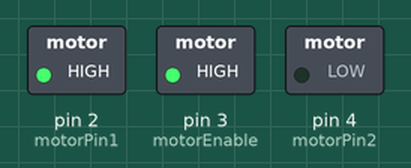
A sketch run on a simulated Arduino Uno, built with avr-gcc and run on an emulated ATmega328P. Parts: switched loads named in the sketch (green lamp = pin HIGH).

Above: at 1.0 s.
At 3.0 s:
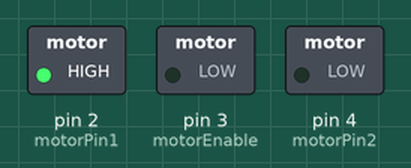
Timing chart, 0 to 4.6 s (numbered marks = the images above):
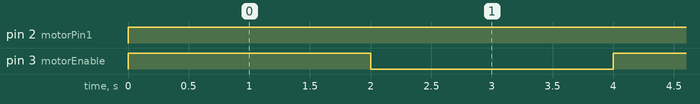

Measured:
- by itself, pin 2 (motorPin1): LOW → HIGH at 0.00 s
- by itself, pin 3 (motorEnable): alternates HIGH for 2.0 s and LOW for 2.0 s

The sketch:

advanced1_b_motor.ino
```cpp
const int motorPin1 = 2;
const int motorPin2 = 4;
const int motorEnable = 3;

void setup() {
//    set both of the motor pins to outputs
   pinMode(motorPin1, OUTPUT);
   pinMode(motorPin2, OUTPUT);
   pinMode(motorEnable, OUTPUT);
}

// the loop function runs over and over again forever
void loop()
{
  digitalWrite(motorPin1, HIGH);
  digitalWrite(motorPin2, LOW);
  digitalWrite(motorEnable, HIGH);
  delay(2000);
  digitalWrite(motorEnable, LOW);
  delay(2000);
}
```
